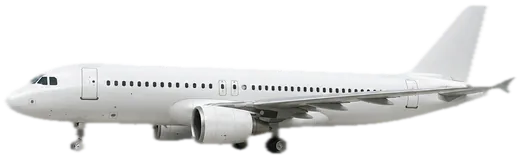
#> input picture media/airplane.webp, 520 x 159 px, given in place of dias-IMG_8991-3.webp, which was not available
$ python media.py
#> lines starting #> are read from the running program, lines starting #| are printed output that depends on the picture
"""Собирает картинки сайта в gh/media (webp, до 1600 px) и пишет gh/assets/sizes.js и gh/media/PEOPLE.md.
Люди: на /en/ только Диас (файлы en-*, dias-*), на /tr/ только Тимур (файлы tr-*, timur-*).
Вырезки берутся из work/clean (см. tools/cutouts.py: оригинал → cutout → defringe).
Запуск: python3 tools/media.py
"""
from PIL import Image, ImageOps, ImageEnhance
import os, json

ROOT = os.path.dirname(os.path.dirname(os.path.abspath(__file__)))
OUT = os.path.join(ROOT, 'gh', 'media')
W = os.path.join(ROOT, 'work')
DIASW = os.path.expanduser('~/dias/shared/dias-photos-web/dias-IMG_%s.webp')
FR = os.path.join(W, 'frames', '%s.jpg')
DSH1 = os.path.expanduser('~/dias/1/site/media/%s.webp')
DSH3 = os.path.expanduser('~/dias/3/sharp/media/%s.webp')
TSH = os.path.expanduser('~/Desktop/Projects/d4/alterna-tr/media/%s')
os.makedirs(OUT, exist_ok=True)
PEOPLE = []  # (файл на сайте, исходный файл, кто)


def save(im, name, q=78, maxw=1600):
    if im.width > maxw:
        im = im.resize((maxw, round(im.height * maxw / im.width)), Image.LANCZOS)
    im.save(os.path.join(OUT, name + '.webp'), 'WEBP', quality=q, method=6)


def bw(im, contrast=1.15):
    g = ImageOps.autocontrast(ImageOps.grayscale(im.convert('RGB')), cutoff=1)
    return ImageEnhance.Contrast(g).enhance(contrast).convert('RGB')


def fit(im, aspect, cx=0.5, cy=0.5, box=None, maxw=1400):
#> called with aspect = 3.7, cx = 0.5, cy = 0.5, maxw = 1400
    im = ImageOps.exif_transpose(im).convert('RGB')
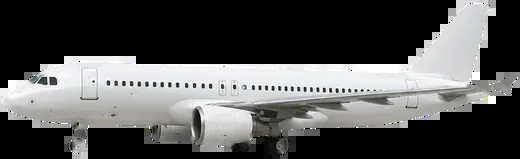
#> im: PIL image 520x159 RGB; mean R, G, B 84.6, 85, 84.4
    if box:
        im = im.crop(box)
    w = min(im.width, maxw)
#> w = 520
    return ImageOps.fit(im, (w, round(w / aspect)), Image.LANCZOS, centering=(cx, cy))
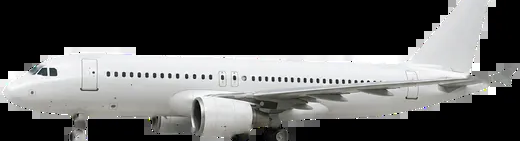
#> returned value: PIL image 520x141 RGB; mean R, G, B 93.8, 94.1, 93.5


def src_name(path):
    import re
    m = re.search(r'/work/(?:frames|full)/t_(\d{4})_(\d+)\.(?:jpg|png)$', path)
    if m:
        return f'~/dias/timur-video/IMG_{m.group(1)}.MOV, кадр на {m.group(2)} с'
    m = re.search(r'/work/frames/tp_(\d{4})\.jpg$', path)
    if m:
        return f'~/dias/timur-video/IMG_{m.group(1)}.HEIC'
    return path.replace(os.path.expanduser('~'), '~')


# ---------- Комикс: одинаковая раскладка, свои кадры ----------
LAYOUT = [('c1-1', 3.7), ('c1-2', 1.1), ('c1-3', 2.0), ('c1-4', 1.07), ('c1-5', 2.05), ('c2-1', 1.3), ('c2-2', 1.0), ('c2-3', 1.1), ('c2-4', 1.5), ('c2-5', 1.5),
          ('c3-1', 1.6), ('c3-2', 1.6), ('c3-3', .9), ('c3-4', .9), ('c3-5', .9), ('c3-6', .9), ('c3-7', .9), ('c3-8', 1.5), ('c3-9', 1.5), ('c3-big', 2.5)]
PANELS = {
    'en': [(DIASW % '8991-3', .5, .5, None), (DIASW % '7362', .5, .3, None), (DIASW % '2053', .5, .5, None), (DIASW % '9216', .5, .45, None), (DIASW % '2054', .6, .72, None),
           (DIASW % '2056', .5, .5, None), (DIASW % '8084-3', .5, .5, None), (DIASW % '9468', .5, .55, None), (DIASW % '2058', .5, .5, None), (DIASW % '5176', .5, .35, None),
           (DIASW % '8898-3', .5, .45, None), (DIASW % '2084', .5, .55, None), (DIASW % '6922', .5, .5, None), (DIASW % '7055', .5, .5, None), (DIASW % '1776', .5, .4, None),
           (DIASW % '9880', .5, .45, None), (DIASW % '6025', .5, .4, None), (DIASW % '2077', .5, .45, None), (DIASW % '9206', .5, .9, None), (DIASW % '9660', .5, .5, None)],
    'tr': [(FR % 't_2799_14', .5, .52, None), (FR % 't_2801_5', .5, .28, None), (FR % 't_2800_12', .5, .45, None), (FR % 't_2853_8', .5, .5, (180, 560, 980, 1340)), (FR % 't_2813_4', .5, .5, None),
           (FR % 't_2810_5', .5, .4, None), (FR % 't_2809_3', .5, .45, None), (FR % 't_2799_25', .5, .4, None), (FR % 't_2809_9', .5, .45, None), (FR % 'tp_2856', .5, .28, None),
           (FR % 't_2799_3', .5, .45, None), (FR % 't_2800_4', .5, .3, None), (FR % 't_2813_14', .5, .4, None), (FR % 't_2811_6', .5, .5, None), (FR % 't_2806_5', .5, .5, None),
           (FR % 't_2854_8', .5, .4, None), (FR % 't_2801_14', .5, .3, None), (FR % 't_2810_10', .5, .45, None), (FR % 'tp_2850', .5, .97, None), (FR % 't_2801_11', .5, .47, None)],
}
WHO = {'en': 'Диас', 'tr': 'Тимур'}
for v, items in PANELS.items():
    for (name, asp), (src, cx, cy, box) in zip(LAYOUT, items):
        im = fit(Image.open(src), asp, cx, cy, box)
        im = ImageEnhance.Color(im).enhance(.75) if name == 'c3-1' else bw(im)
#> in bw, `return ImageEnhance.Contrast(g).enhance(contrast).convert('RGB')`:
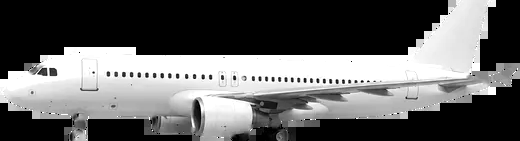
#> returned value: PIL image 520x141 RGB; min 0, max 255, mean 99.9
        # по ширине на экране: узкие кадры до 700 px, широкие до 1200 (вес страницы до ~3 МБ)
        save(im, f'{v}-{name}', q=66, maxw=640 if asp < 1.2 else 1100)
#> (the run stopped early here; a loop or call above may not have finished)
